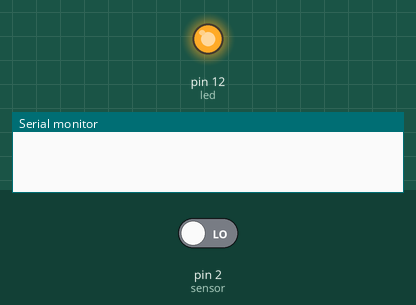
Recording of a sketch running on a simulated Arduino Uno, built with avr-gcc and run on an emulated ATmega328P. On the bench: output pins drawn as LEDs (lit = HIGH), the last lines printed to the serial monitor. The inputs (shaded band) are chosen by the test bench; at power-on: pin 2 (sensor) LOW.

Above: at 1.8 s.
1.9 s: pin 2 (sensor) driven HIGH
At 3.4 s:
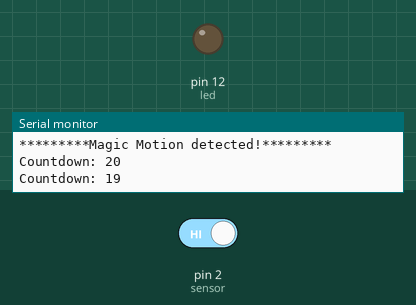
Timing chart, 0 to 4.9 s (numbered marks = the images above; inputs shaded):
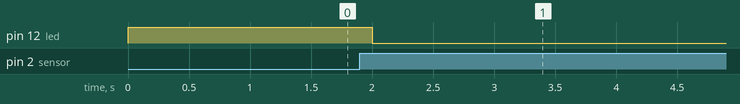

The sketch:

Mocation.ino
```cpp
int led=12; // the pin that the LED is atteched to
int sensor=2; // the pin that the sensor is atteched to
int state=LOW; // by default, no motion detected
int val=0; // variable to store the sensor status (value)

void setup() {
    pinMode(led, OUTPUT); // initalize LED as an output
    pinMode(sensor, INPUT); // initialize sensor as an input
    Serial.begin(9600); // initialize serial
}

void loop() {
    val=digitalRead(sensor); // read sensor value

    if (val==HIGH) {
        // check if the sensor is HIGH
        digitalWrite(led, LOW); // turn LED ON
        Serial.println("*********Magic Motion detected!*********");
        int dtime=20;

        while (dtime !=0) {

            for (dtime; dtime>0; dtime--) {
              Serial.print("Countdown: ");
                Serial.println(dtime);

                if(dtime <=10) {
                    Serial.print("Action ");
                    val=digitalRead(sensor); // read sensor value

                    if(val==1) {
                        dtime=20;
                        Serial.println(val);
                    }
                }

                delay(1000);
            }
        }

        //        Timer and count down end

        if (state==LOW) {
            state=HIGH; // update variable state to HIGH
        }
    }

    else {
        digitalWrite(led, HIGH); // turn LED OFF
        delay(500); // delay 200 milliseconds

        if (state==HIGH) {
            Serial.println("Motion stopped!");
            state=LOW; // update variable state to LOW
        }
    }
}
```

Measured:
- after the input at 1.9 s, pin 12 (led): HIGH → LOW after 0.10 s
